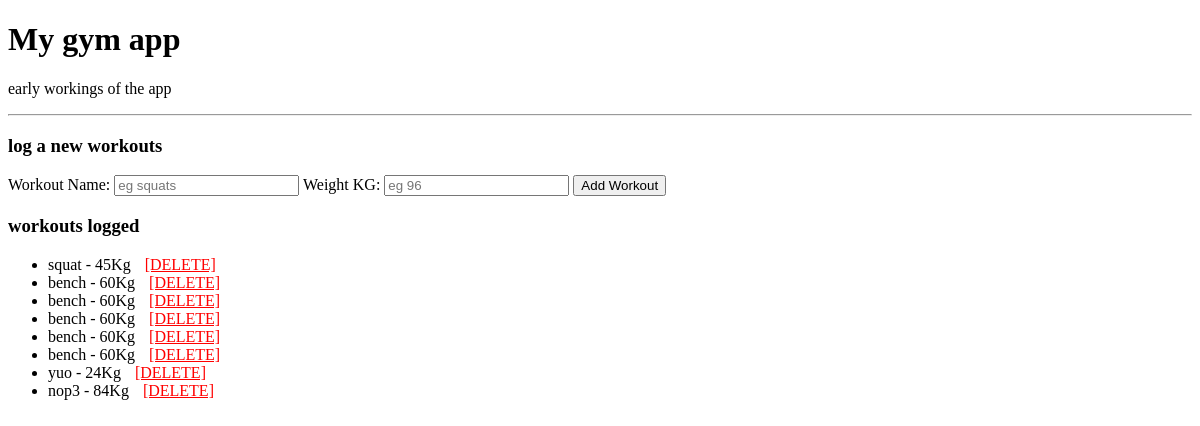
Before: / with the older database file.
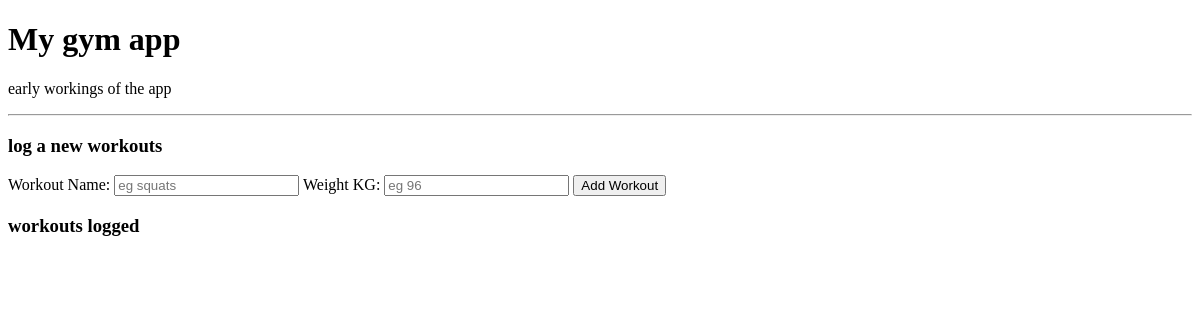
After: the same page with the newer database file.
### tables this page shows
CREATE TABLE workouts(id INTEGER PRIMARY KEY AUTOINCREMENT , name TEXT NOT NULL , weight TEXT NOT NULL);

### app.py (the view, shortened to what this page needs)
@app.route('/' , methods = ["GET" , "POST"])
def home():
    conn = sqlite3.connect("gym.db")
    cursor = conn.cursor()
    cursor.execute("SELECT id , name , weight FROM workouts")
    rows = cursor.fetchall()
    conn.close()
    formatted_workouts = [{"id":row[0] , "name":row[1] , "weight":row[2]} for row in rows]
    return render_template("index.html", savedworkout = formatted_workouts)

### templates/index.html (shortened to what this page needs)
<!DOCTYPE html>
<html lang="eng">
<head>
</head>
<body>
    <h1>My gym app</h1>
    <p>early workings of the app</p>
    <hr>
    <h3> log a new workouts</h3>
    <form action = "/" method = "POST">
        <label for = "workout_name">Workout Name:</label>
        <input type = "text" id = "workout_name" name = "workout_name" required placeholder="eg squats">
        <label for = "weight">Weight KG:</label>
        <input type ="number" id = "weight" name = "weight" required placeholder="eg 96">
        <button type = "submit">Add Workout</button>
    </form>
    <h3> workouts logged</h3>
    <ul>
        {%for w in savedworkout%}
            <li>
                {{w.name}} - {{w.weight}}Kg
                <a href = "/delete/{{w.id}}" style = "color: red; margin-left: 10px;">[DELETE]</a>
            </li>
        {% endfor %}
    </ul>
</body>
</html>

Changed rows visible on the page:
removed workouts: name "squat", weight "45"
removed workouts: name "bench", weight "60"
removed workouts: name "bench", weight "60"
removed workouts: name "bench", weight "60"
removed workouts: name "bench", weight "60"
removed workouts: name "bench", weight "60"
removed workouts: name "yuo", weight "24"
removed workouts: name "nop3", weight "84"
